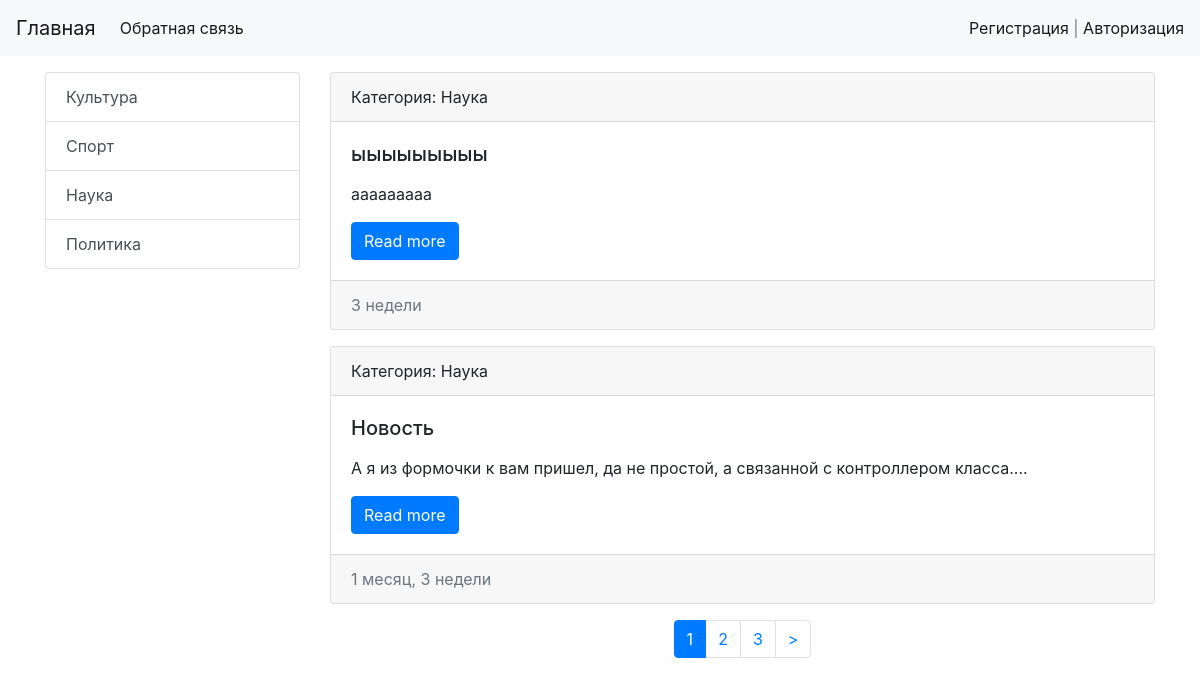
Before: / with the older database file.
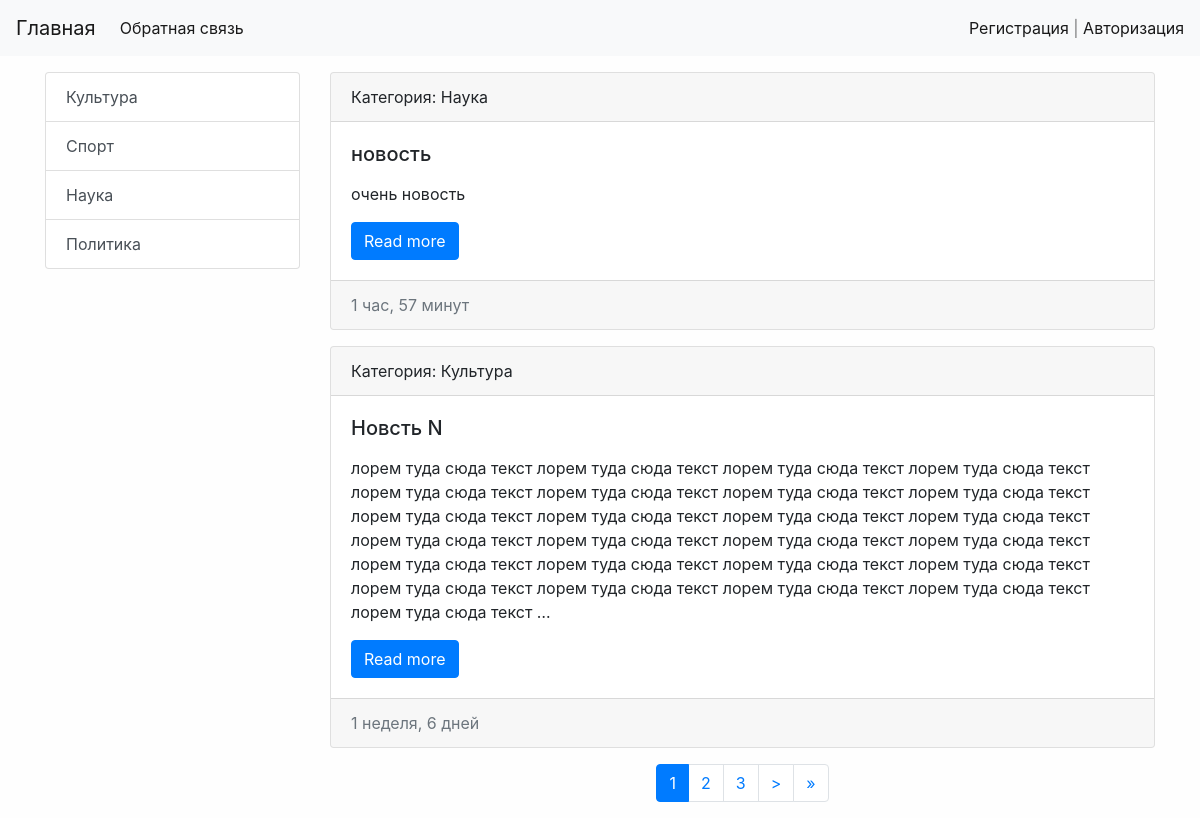
After: the same page with the newer database file.
### appName/models.py (models this page shows, shortened)
class Category(models.Model):
    title = models.CharField(max_length=50, db_index=True)  #дб индекс - ускоряет поиск по этому полю хз
    def get_absolute_url(self): # конфенция приписывает называть так этот метод, а нужен он для ссылок красивых
        return reverse('category_page', kwargs={'category_id': self.pk})
    def __str__(self):
        return self.title   #   а называется эта хуета строковое представление объекта

class News(models.Model):
    title = models.CharField(max_length=100, verbose_name='Заголовок епта:')
    content = models.TextField(verbose_name='Текст новости:')
    created_at = models.DateTimeField(auto_now_add=True)
    updated_at = models.DateTimeField(auto_now=True)
    photo = models.ImageField(upload_to='photos/%Y/%m/', blank=True)
    is_published = models.BooleanField(default=True, verbose_name='Опубликовать?')
    news_category = models.ForeignKey('Category', on_delete=models.PROTECT, verbose_name='Категория:') #внешний ключ
    views = models.IntegerField(default=0)
    def get_absolute_url(self):
        return reverse('news_page', kwargs={'pk': self.pk})
    class Meta:     #подкласс для того чтобы изменить написание в админке лоол
        verbose_name = 'Новость'
        verbose_name_plural = 'Новости'
        ordering = ['created_at', 'title']  #порядок сортировки, работает везде, нетолько в админке

### appName/views.py (the view)
# urls.py: path('', HomeNews.as_view(), name='home_page'),
class HomeNews(ListView):
    paginate_by = 2
    model = News
    template_name = 'appName/home_news_list.html'
    context_object_name = 'news'
    def get_context_data(self, *, object_list=None, **kwargs):
        context = super().get_context_data(**kwargs)
        context['title'] = 'Главная'
        return context
    def get_queryset(self):
        return News.objects.filter(is_published=True).order_by('-pk').select_related('news_category')

### appName/templatetags/news_tags.py (called while the page is built)
@register.inclusion_tag('appName/list_categories.html') #шаблон для рендеринга
def show_categories(arg1='Hi'):
    categories = Category.objects.all()
    return {'categories': categories, 'arg1': arg1} #arg1 можно потом вывести

### appName/templates/appName/home_news_list.html (shortened to what this page needs)
{% extends 'base.html' %}
{% block content %}
{% for item in news %}
{% include 'inc/_news_data.html'%}
{% endfor %}
{% if page_obj.has_other_pages%}
{% include 'inc/_pagination.html'%}
{% endif %}
{% endblock %}

### templates/base.html (shortened to what this page needs)
{% load static %}
<!doctype html>
<html lang="ru">
<head>
    <link rel="stylesheet" href="{% static 'bootstrap/css/bootstrap.min.css' %}">
    <link rel="stylesheet" href="{% static 'css/style.css' %}">
</head>
<body>
{% include 'inc/_nav.html' %}
<div class="container mt-3">
    <div class="row">
        <div class="col-md-3">
            {% block sidebar %}
            {% include 'inc/_sidebar.html' %}
            {% endblock %}
        </div>
        <div class="col-md-9">
            {% block content %}{% endblock %}
        </div>
    </div>
</div>
</body>
</html>

### templates/inc/_nav.html (shortened to what this page needs)
<nav class="navbar navbar-expand-lg navbar-light bg-light">
  <a class="navbar-brand" href="{% url 'home_page' %}">Главная</a>
  <div class="collapse navbar-collapse" id="navbarSupportedContent">
    <ul class="navbar-nav mr-auto">
      <li class="nav-item active">
        <a class="nav-link" href="{% url 'contact' %}">Обратная связь</a>
      </li>
    </ul>
    {% if request.user.is_authenticated %}
    <span class="navbar-text"> Привет, {{ user.username }} | <a href="{% url 'logout' %}">Выход</a> </span>
    {% else %}
      <span class="navbar-text">
        <a href="{% url 'register' %}">Регистрация</a> | <a href="{% url 'login' %}">Авторизация</a>
      </span>
    {% endif %}
  </div>
</nav>

### templates/inc/_sidebar.html
{% load news_tags  %}
{% show_categories %}

### appName/templates/appName/list_categories.html
<div class="list-group">
    {% for item in categories %}
    <a href="{{ item.get_absolute_url }}" class="list-group-item list-group-item-action">{{ item.title }}</a>
    {% endfor %}
</div>

### templates/inc/_news_data.html (shortened to what this page needs)
<div class="card mb-3">
    <div class="card-header">
        Категория: {{ item.news_category }}
    </div>
    <div class="card-body">
        <div class="media">
            <div class="media-body">
                <h5 class="card-title">{{ item.title }}</h5>
                <p class="card-text">{{ item.content|linebreaks|truncatewords:'100'}}</p>
                <a href="{{ item.get_absolute_url }}" class="btn btn-primary">Read more</a>
            </div>
        </div>
    </div>
    <div class="card-footer text-muted">
        {{ item.created_at|timesince}}
    </div>
</div>

### templates/inc/_pagination.html (shortened to what this page needs)
<div class="d-flex justify-content-center">
    <ul class="pagination">
        {% if page_obj.paginator.num_pages < 6 %}
            {% for p in page_obj.paginator.page_range %}
                {% if p == page_obj.number %}
                    <li class="page-item active">
                        <a class="page-link" href="?page={{ p }}">{{ p }}</a>
                    </li>
                {% elif p > page_obj.number|add:-3 and p < page_obj.number|add:3 %}
                    <li class="page-item">
                        <a class="page-link" href="?page={{ p }}">{{ p }}</a>
                    </li>
                {% endif %}
            {% endfor %}
            {% if page_obj.has_next %}
            <li class="page-item">
                <a class="page-link" href="?page={{ page_obj.next_page_number }}" >></a>
            </li>
            {% endif %}
        {% else %}
            {% for p in page_obj.paginator.page_range%}
                {% if p == page_obj.number %}
                    <li class="page-item active">
                        <a class="page-link" href="?page={{ p }}">{{ p }}</a>
                    </li>
                {% elif p > page_obj.number|add:-3 and p < page_obj.number|add:3 %}
                    <li class="page-item">
                        <a class="page-link" href="?page={{ p }}">{{ p }}</a>
                    </li>
                {% endif %}
            {% endfor %}
            {% if page_obj.has_next %}
                <li class="page-item">
                    <a class="page-link" href="?page={{ page_obj.next_page_number }}" >></a>
                </li>
                {% if page_obj.number|add:1 < page_obj.paginator.num_pages %}
                    <li class="page-item">
                        <a class="page-link" href="?page={{ page_obj.paginator.num_pages }}" >&#187;</a>
                    </li>
                {% endif %}
            {% endif %}
        {% endif %}
    </ul>
</div>

### randomBro/static/css/style.css (style rules this page uses)
body { background-color: #fefefe; }

Changed rows visible on the page:
no longer on this page (row edited): News: news_category "Наука", title "ыыыыыыыыы", content "ааааааааа", created_at "3 недели"
no longer on this page (row unchanged): News: news_category "Наука", title "Новость", content "А я из формочки к вам пришел, да не простой, а связанной с контроллером класса....", created_at "1 месяц, 3 недели"
added News: news_category "Наука", title "новость", content "очень новость", created_at "1 час, 57 минут"
added News: news_category "Культура", title "Новсть N", content "лорем туда сюда текст лорем туда сюда текст лорем туда сюда текст лорем туда сюда текст лорем туда сюда текст лорем туда сюда текст лорем туда сюда текст лорем туда сюда текст лорем туда сюда текст лорем туда сюда текст лорем туда сюда текст лорем туда сюда текст лорем туда сюда текст лорем туда сюда текст лорем туда сюда текст лорем туда сюда текст лорем туда сюда текст лорем туда сюда текст лорем туда сюда текст лорем туда сюда текст лорем туда сюда текст лорем туда сюда текст лорем туда сюда текст лорем туда сюда текст лорем туда сюда текст …", created_at "1 неделя, 6 дней"
Other visible differences:
new list line: "1"
new list line: "2"
new list line: "3"
list line gone: "1"
list line gone: "2"
list line gone: "3"
